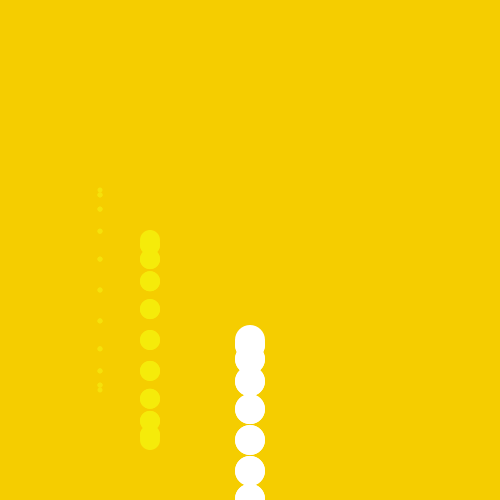
Frame 1 (no input)
Frame 60 (the mouse pressed at the canvas centre just before this capture): identical to frame 1, image omitted
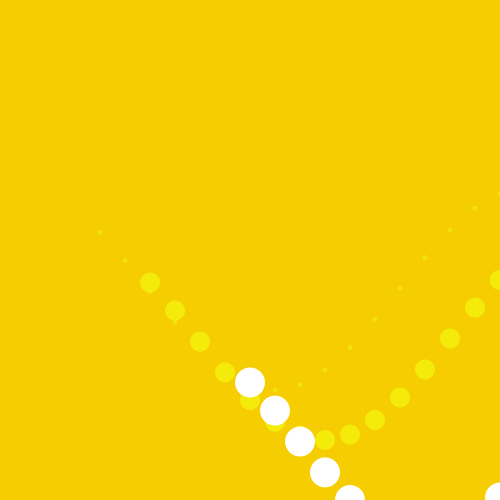
Frame 120 (the mouse held since frame 60 and released just before this capture)

The Processing sketch that drew these frames (run headless with seeded random() and noise(); from frame 60 on, the mouse is pressed at the canvas centre):

// Processing sketch: processing_5045
// ── processing_5045.pde

/*
Traveling wave demo
October 6, 2009
*/
float turn = 0; 

void setup() {
  size(500,500);
  background(245,205,0);
  smooth();  
}

void draw() {
  translate(100, height/2+40);
  background(245,205,0);

  
  noStroke();
  fill(245,225,10);float amp=0;
  for (int i=0; i<20; i++) {
    amp = 100*cos(PI*i/10-turn);
    ellipse(mouseX*0.1*i, 100*cos(PI*i/10-turn), 5, 5);
  }
  fill(245,235,10);
    for (int i=0; i<20; i++) {
    ellipse(mouseX*0.1*i+50, 100*cos(PI*i/10-turn)+50, 20, 20);
  }
  fill(255,255,255);
    for (int i=0; i<20; i++) {
    ellipse(mouseX*0.1*i+150, 100*cos(PI*i/10-turn)+150, 30, 30);
  }   
  turn=turn+0.001*mouseY;
} 
